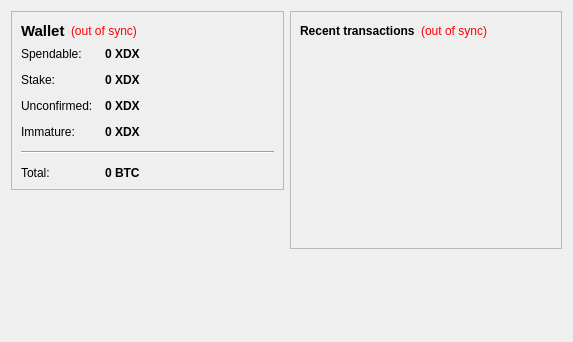
<?xml version="1.0" encoding="UTF-8"?>
<ui version="4.0">
 <class>OverviewPage</class>
 <widget class="QWidget" name="OverviewPage">
  <property name="geometry">
   <rect>
    <x>0</x>
    <y>0</y>
    <width>573</width>
    <height>342</height>
   </rect>
  </property>
  <property name="windowTitle">
   <string>Form</string>
  </property>
  <layout class="QHBoxLayout" name="horizontalLayout" stretch="1,1">
   <item>
    <layout class="QVBoxLayout" name="verticalLayout_2">
     <item>
      <widget class="QFrame" name="frame">
       <property name="frameShape">
        <enum>QFrame::StyledPanel</enum>
       </property>
       <property name="frameShadow">
        <enum>QFrame::Raised</enum>
       </property>
       <layout class="QVBoxLayout" name="verticalLayout_4">
        <item>
         <layout class="QHBoxLayout" name="horizontalLayout_4">
          <item>
           <widget class="QLabel" name="label_5">
            <property name="font">
             <font>
              <pointsize>11</pointsize>
              <weight>75</weight>
              <bold>true</bold>
             </font>
            </property>
            <property name="text">
             <string>Wallet</string>
            </property>
           </widget>
          </item>
          <item>
           <widget class="QLabel" name="labelWalletStatus">
            <property name="toolTip">
             <string>The displayed information may be out of date. Your wallet automatically synchronizes with the XDX network after a connection is established, but this process has not completed yet.</string>
            </property>
            <property name="styleSheet">
             <string notr="true">QLabel { color: red; }</string>
            </property>
            <property name="text">
             <string notr="true">(out of sync)</string>
            </property>
            <property name="alignment">
             <set>Qt::AlignLeading|Qt::AlignLeft|Qt::AlignVCenter</set>
            </property>
           </widget>
          </item>
          <item>
           <spacer name="horizontalSpacer_2">
            <property name="orientation">
             <enum>Qt::Horizontal</enum>
            </property>
            <property name="sizeHint" stdset="0">
             <size>
              <width>40</width>
              <height>20</height>
             </size>
            </property>
           </spacer>
          </item>
         </layout>
        </item>
        <item>
         <layout class="QFormLayout" name="formLayout_2">
          <property name="fieldGrowthPolicy">
           <enum>QFormLayout::AllNonFixedFieldsGrow</enum>
          </property>
          <property name="horizontalSpacing">
           <number>12</number>
          </property>
          <property name="verticalSpacing">
           <number>12</number>
          </property>
          <item row="0" column="0">
           <widget class="QLabel" name="label">
            <property name="text">
             <string>Spendable:</string>
            </property>
           </widget>
          </item>
          <item row="0" column="1">
           <widget class="QLabel" name="labelBalance">
            <property name="font">
             <font>
              <weight>75</weight>
              <bold>true</bold>
             </font>
            </property>
            <property name="cursor">
             <cursorShape>IBeamCursor</cursorShape>
            </property>
            <property name="toolTip">
             <string>Your current spendable balance</string>
            </property>
            <property name="text">
             <string notr="true">0 XDX</string>
            </property>
            <property name="textInteractionFlags">
             <set>Qt::LinksAccessibleByMouse|Qt::TextSelectableByKeyboard|Qt::TextSelectableByMouse</set>
            </property>
           </widget>
          </item>
          <item row="1" column="0">
           <widget class="QLabel" name="label_6">
            <property name="text">
             <string>Stake:</string>
            </property>
           </widget>
          </item>
          <item row="1" column="1">
           <widget class="QLabel" name="labelStake">
            <property name="font">
             <font>
              <weight>75</weight>
              <bold>true</bold>
             </font>
            </property>
            <property name="cursor">
             <cursorShape>IBeamCursor</cursorShape>
            </property>
            <property name="toolTip">
             <string>Total of coins that was staked, and do not yet count toward the current balance</string>
            </property>
            <property name="text">
             <string notr="true">0 XDX</string>
            </property>
            <property name="textInteractionFlags">
             <set>Qt::LinksAccessibleByMouse|Qt::TextSelectableByKeyboard|Qt::TextSelectableByMouse</set>
            </property>
           </widget>
          </item>
          <item row="2" column="0">
           <widget class="QLabel" name="label_3">
            <property name="text">
             <string>Unconfirmed:</string>
            </property>
           </widget>
          </item>
          <item row="2" column="1">
           <widget class="QLabel" name="labelUnconfirmed">
            <property name="font">
             <font>
              <weight>75</weight>
              <bold>true</bold>
             </font>
            </property>
            <property name="cursor">
             <cursorShape>IBeamCursor</cursorShape>
            </property>
            <property name="toolTip">
             <string>Total of transactions that have yet to be confirmed, and do not yet count toward the current balance</string>
            </property>
            <property name="text">
             <string notr="true">0 XDX</string>
            </property>
            <property name="textInteractionFlags">
             <set>Qt::LinksAccessibleByMouse|Qt::TextSelectableByKeyboard|Qt::TextSelectableByMouse</set>
            </property>
           </widget>
          </item>
          <item row="3" column="0">
           <widget class="QLabel" name="labelImmatureText">
            <property name="text">
             <string>Immature:</string>
            </property>
           </widget>
          </item>
          <item row="3" column="1">
           <widget class="QLabel" name="labelImmature">
            <property name="font">
             <font>
              <weight>75</weight>
              <bold>true</bold>
             </font>
            </property>
            <property name="toolTip">
             <string>Mined balance that has not yet matured</string>
            </property>
            <property name="text">
             <string notr="true">0 XDX</string>
            </property>
            <property name="textInteractionFlags">
             <set>Qt::LinksAccessibleByMouse|Qt::TextSelectableByKeyboard|Qt::TextSelectableByMouse</set>
            </property>
           </widget>
          </item>
          <item row="4" column="0" colspan="2">
           <widget class="Line" name="line">
            <property name="orientation">
             <enum>Qt::Horizontal</enum>
            </property>
           </widget>
          </item>
          <item row="5" column="0">
           <widget class="QLabel" name="labelTotalText">
            <property name="text">
             <string>Total:</string>
            </property>
           </widget>
          </item>
          <item row="5" column="1">
           <widget class="QLabel" name="labelTotal">
            <property name="font">
             <font>
              <weight>75</weight>
              <bold>true</bold>
             </font>
            </property>
            <property name="cursor">
             <cursorShape>IBeamCursor</cursorShape>
            </property>
            <property name="toolTip">
             <string>Your current total balance</string>
            </property>
            <property name="text">
             <string notr="true">0 BTC</string>
            </property>
            <property name="textInteractionFlags">
             <set>Qt::LinksAccessibleByMouse|Qt::TextSelectableByKeyboard|Qt::TextSelectableByMouse</set>
            </property>
           </widget>
          </item>
         </layout>
        </item>
       </layout>
      </widget>
     </item>
     <item>
      <spacer name="verticalSpacer">
       <property name="orientation">
        <enum>Qt::Vertical</enum>
       </property>
       <property name="sizeHint" stdset="0">
        <size>
         <width>20</width>
         <height>40</height>
        </size>
       </property>
      </spacer>
     </item>
    </layout>
   </item>
   <item>
    <layout class="QVBoxLayout" name="verticalLayout_3">
     <item>
      <widget class="QFrame" name="frame_2">
       <property name="frameShape">
        <enum>QFrame::StyledPanel</enum>
       </property>
       <property name="frameShadow">
        <enum>QFrame::Raised</enum>
       </property>
       <layout class="QVBoxLayout" name="verticalLayout">
        <item>
         <layout class="QHBoxLayout" name="horizontalLayout_2">
          <item>
           <widget class="QLabel" name="label_4">
            <property name="text">
             <string>&lt;b&gt;Recent transactions&lt;/b&gt;</string>
            </property>
           </widget>
          </item>
          <item>
           <widget class="QLabel" name="labelTransactionsStatus">
            <property name="toolTip">
             <string>The displayed information may be out of date. Your wallet automatically synchronizes with the XDX network after a connection is established, but this process has not completed yet.</string>
            </property>
            <property name="styleSheet">
             <string notr="true">QLabel { color: red; }</string>
            </property>
            <property name="text">
             <string notr="true">(out of sync)</string>
            </property>
            <property name="alignment">
             <set>Qt::AlignRight|Qt::AlignTrailing|Qt::AlignVCenter</set>
            </property>
           </widget>
          </item>
          <item>
           <spacer name="horizontalSpacer">
            <property name="orientation">
             <enum>Qt::Horizontal</enum>
            </property>
            <property name="sizeHint" stdset="0">
             <size>
              <width>40</width>
              <height>20</height>
             </size>
            </property>
           </spacer>
          </item>
         </layout>
        </item>
        <item>
         <widget class="QListView" name="listTransactions">
          <property name="styleSheet">
           <string notr="true">QListView { background: transparent; }</string>
          </property>
          <property name="frameShape">
           <enum>QFrame::NoFrame</enum>
          </property>
          <property name="verticalScrollBarPolicy">
           <enum>Qt::ScrollBarAlwaysOff</enum>
          </property>
          <property name="horizontalScrollBarPolicy">
           <enum>Qt::ScrollBarAlwaysOff</enum>
          </property>
          <property name="selectionMode">
           <enum>QAbstractItemView::NoSelection</enum>
          </property>
         </widget>
        </item>
       </layout>
      </widget>
     </item>
     <item>
      <spacer name="verticalSpacer_2">
       <property name="orientation">
        <enum>Qt::Vertical</enum>
       </property>
       <property name="sizeHint" stdset="0">
        <size>
         <width>20</width>
         <height>40</height>
        </size>
       </property>
      </spacer>
     </item>
    </layout>
   </item>
  </layout>
 </widget>
 <resources/>
 <connections/>
</ui>
